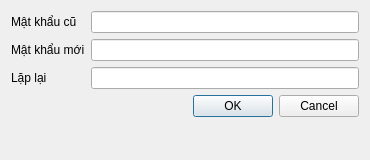
<?xml version="1.0" encoding="UTF-8"?>
<ui version="4.0">
 <class>DialogDoiMatKhau</class>
 <widget class="QDialog" name="DialogDoiMatKhau">
  <property name="geometry">
   <rect>
    <x>0</x>
    <y>0</y>
    <width>370</width>
    <height>160</height>
   </rect>
  </property>
  <property name="windowTitle">
   <string>Dialog</string>
  </property>
  <layout class="QFormLayout" name="formLayout">
   <item row="0" column="0">
    <widget class="QLabel" name="label">
     <property name="text">
      <string>Mật khẩu cũ</string>
     </property>
    </widget>
   </item>
   <item row="0" column="1">
    <widget class="QLineEdit" name="lineEditOldPass">
     <property name="echoMode">
      <enum>QLineEdit::Password</enum>
     </property>
    </widget>
   </item>
   <item row="1" column="0">
    <widget class="QLabel" name="label_2">
     <property name="text">
      <string>Mật khẩu mới</string>
     </property>
    </widget>
   </item>
   <item row="1" column="1">
    <widget class="QLineEdit" name="lineEditNewPass">
     <property name="echoMode">
      <enum>QLineEdit::Password</enum>
     </property>
    </widget>
   </item>
   <item row="2" column="0">
    <widget class="QLabel" name="label_3">
     <property name="text">
      <string>Lặp lại</string>
     </property>
    </widget>
   </item>
   <item row="2" column="1">
    <widget class="QLineEdit" name="lineEditRepass">
     <property name="echoMode">
      <enum>QLineEdit::Password</enum>
     </property>
    </widget>
   </item>
   <item row="3" column="0" colspan="2">
    <widget class="QDialogButtonBox" name="buttonBox">
     <property name="orientation">
      <enum>Qt::Horizontal</enum>
     </property>
     <property name="standardButtons">
      <set>QDialogButtonBox::Cancel|QDialogButtonBox::Ok</set>
     </property>
    </widget>
   </item>
  </layout>
 </widget>
 <resources/>
 <connections>
  <connection>
   <sender>buttonBox</sender>
   <signal>accepted()</signal>
   <receiver>DialogDoiMatKhau</receiver>
   <slot>accept()</slot>
   <hints>
    <hint type="sourcelabel">
     <x>248</x>
     <y>254</y>
    </hint>
    <hint type="destinationlabel">
     <x>157</x>
     <y>274</y>
    </hint>
   </hints>
  </connection>
  <connection>
   <sender>buttonBox</sender>
   <signal>rejected()</signal>
   <receiver>DialogDoiMatKhau</receiver>
   <slot>reject()</slot>
   <hints>
    <hint type="sourcelabel">
     <x>316</x>
     <y>260</y>
    </hint>
    <hint type="destinationlabel">
     <x>286</x>
     <y>274</y>
    </hint>
   </hints>
  </connection>
 </connections>
</ui>
